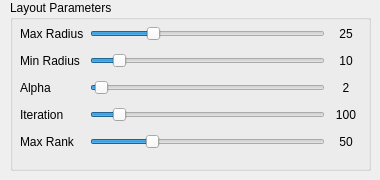
<?xml version="1.0" encoding="UTF-8"?>
<ui version="4.0">
 <class>EventComparisonParaWidget</class>
 <widget class="QWidget" name="EventComparisonParaWidget">
  <property name="geometry">
   <rect>
    <x>0</x>
    <y>0</y>
    <width>380</width>
    <height>180</height>
   </rect>
  </property>
  <property name="windowTitle">
   <string>Form</string>
  </property>
  <widget class="QGroupBox" name="groupBox">
   <property name="geometry">
    <rect>
     <x>10</x>
     <y>0</y>
     <width>361</width>
     <height>171</height>
    </rect>
   </property>
   <property name="title">
    <string>Layout Parameters</string>
   </property>
   <widget class="QWidget" name="layoutWidget">
    <property name="geometry">
     <rect>
      <x>10</x>
      <y>20</y>
      <width>341</width>
      <height>136</height>
     </rect>
    </property>
    <layout class="QGridLayout" name="gridLayout">
     <item row="0" column="0">
      <widget class="QLabel" name="label">
       <property name="text">
        <string>Max Radius</string>
       </property>
      </widget>
     </item>
     <item row="0" column="1">
      <widget class="QSlider" name="max_radius_slider">
       <property name="value">
        <number>25</number>
       </property>
       <property name="tracking">
        <bool>true</bool>
       </property>
       <property name="orientation">
        <enum>Qt::Horizontal</enum>
       </property>
      </widget>
     </item>
     <item row="0" column="2">
      <widget class="QLabel" name="max_radius_label">
       <property name="minimumSize">
        <size>
         <width>30</width>
         <height>0</height>
        </size>
       </property>
       <property name="text">
        <string>25</string>
       </property>
       <property name="alignment">
        <set>Qt::AlignCenter</set>
       </property>
      </widget>
     </item>
     <item row="1" column="0">
      <widget class="QLabel" name="label_2">
       <property name="text">
        <string>Min Radius</string>
       </property>
      </widget>
     </item>
     <item row="2" column="2">
      <widget class="QLabel" name="alpha_label">
       <property name="minimumSize">
        <size>
         <width>30</width>
         <height>0</height>
        </size>
       </property>
       <property name="text">
        <string>2</string>
       </property>
       <property name="alignment">
        <set>Qt::AlignCenter</set>
       </property>
      </widget>
     </item>
     <item row="1" column="2">
      <widget class="QLabel" name="min_radius_label">
       <property name="minimumSize">
        <size>
         <width>30</width>
         <height>0</height>
        </size>
       </property>
       <property name="text">
        <string>10</string>
       </property>
       <property name="alignment">
        <set>Qt::AlignCenter</set>
       </property>
      </widget>
     </item>
     <item row="2" column="0">
      <widget class="QLabel" name="label_3">
       <property name="text">
        <string>Alpha</string>
       </property>
      </widget>
     </item>
     <item row="2" column="1">
      <widget class="QSlider" name="alpha_slider">
       <property name="maximum">
        <number>99</number>
       </property>
       <property name="value">
        <number>2</number>
       </property>
       <property name="tracking">
        <bool>true</bool>
       </property>
       <property name="orientation">
        <enum>Qt::Horizontal</enum>
       </property>
      </widget>
     </item>
     <item row="1" column="1">
      <widget class="QSlider" name="min_radius_slider">
       <property name="value">
        <number>10</number>
       </property>
       <property name="tracking">
        <bool>true</bool>
       </property>
       <property name="orientation">
        <enum>Qt::Horizontal</enum>
       </property>
      </widget>
     </item>
     <item row="3" column="1">
      <widget class="QSlider" name="iteration_slider">
       <property name="maximum">
        <number>1000</number>
       </property>
       <property name="value">
        <number>100</number>
       </property>
       <property name="tracking">
        <bool>true</bool>
       </property>
       <property name="orientation">
        <enum>Qt::Horizontal</enum>
       </property>
      </widget>
     </item>
     <item row="3" column="2">
      <widget class="QLabel" name="iteration_label">
       <property name="minimumSize">
        <size>
         <width>30</width>
         <height>0</height>
        </size>
       </property>
       <property name="text">
        <string>100</string>
       </property>
       <property name="alignment">
        <set>Qt::AlignCenter</set>
       </property>
      </widget>
     </item>
     <item row="3" column="0">
      <widget class="QLabel" name="label_4">
       <property name="text">
        <string>Iteration</string>
       </property>
      </widget>
     </item>
     <item row="4" column="0">
      <widget class="QLabel" name="label_5">
       <property name="text">
        <string>Max Rank</string>
       </property>
      </widget>
     </item>
     <item row="4" column="1">
      <widget class="QSlider" name="max_rank_slider">
       <property name="maximum">
        <number>200</number>
       </property>
       <property name="value">
        <number>50</number>
       </property>
       <property name="tracking">
        <bool>true</bool>
       </property>
       <property name="orientation">
        <enum>Qt::Horizontal</enum>
       </property>
      </widget>
     </item>
     <item row="4" column="2">
      <widget class="QLabel" name="max_rank_label">
       <property name="text">
        <string>50</string>
       </property>
       <property name="alignment">
        <set>Qt::AlignCenter</set>
       </property>
      </widget>
     </item>
    </layout>
   </widget>
  </widget>
 </widget>
 <resources/>
 <connections/>
</ui>
